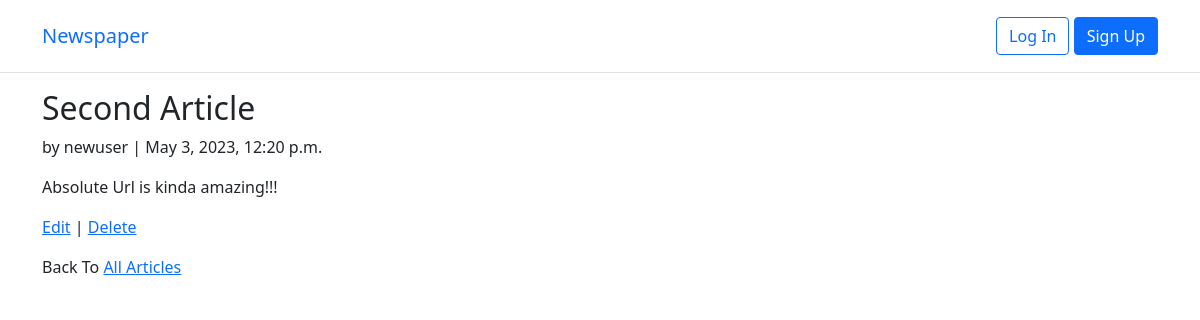
Page /articles/2/ on the committed database.
### articles/models.py (models this page shows, shortened)
class Article(models.Model):
    title = models.CharField(max_length=255)
    body = models.TextField()
    date = models.DateTimeField(auto_now_add=True)
    author = models.ForeignKey(
        settings.AUTH_USER_MODEL,
        on_delete=models.CASCADE,
    )

### accounts/models.py (models this page shows)
class CustomUser(AbstractUser):
    age = models.PositiveIntegerField(null=True, blank=True)

### articles/views.py (the view)
# urls.py: path('<int:pk>/', ArticleDetailView.as_view(), name="article_detail"),
class ArticleDetailView(DetailView):
    model = Article
    template_name = "article_detail.html"

### templates/article_detail.html
{% extends 'base.html' %}
{% block content %}
<div class="article-entry">
    <h2>{{article.title}}</h2>
    <p>by {{ article.author }} | {{ article.date }}</p>
    <p>{{ article.body }}</p>
    <p><a href="{% url 'article_edit' article.pk %}">Edit</a>
        | <a href="{% url 'article_delete' article.pk %}">Delete</a>
    </p>
    <p>Back To <a href="{% url 'article_list' %}">All Articles</a></p>
</div>
{% endblock %}

### rows in the picture
Article: title "Second Article", author "newuser", date "May 3, 2023, 12:20 p.m.", body "Absolute Url is kinda amazing!!!"
